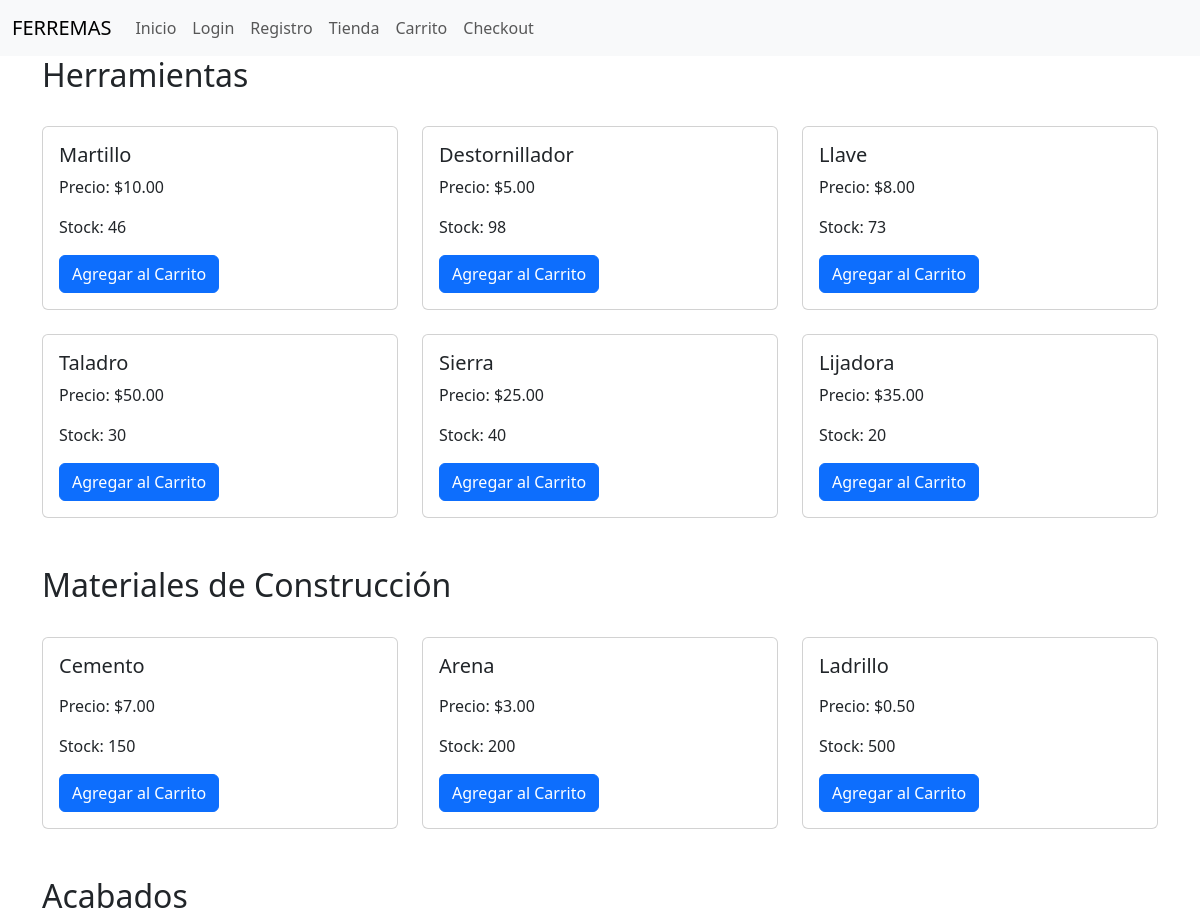
Before: /usuarios/tienda/ (upper part) with the older database file.
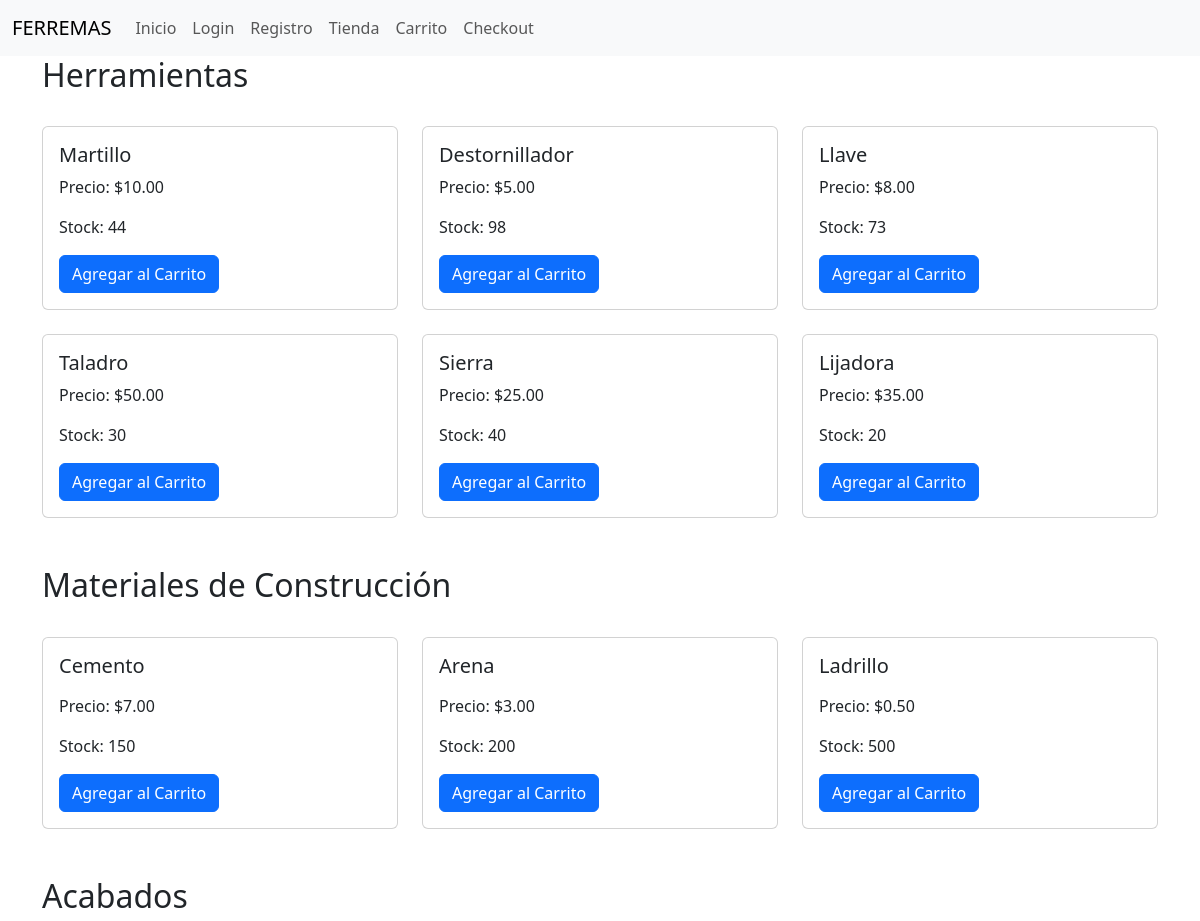
After: the same page with the newer database file.
### usuarios/models.py (models this page shows, shortened)
class Product(models.Model):
    product_id = models.CharField(max_length=100, unique=True)
    brand = models.CharField(max_length=50, default='Desconocida')
    name = models.CharField(max_length=200)
    price = models.DecimalField(max_digits=10, decimal_places=2)
    stock = models.IntegerField()
    category = models.CharField(max_length=50, default='Otros')

### usuarios/views.py (the view)
# urls.py: path('tienda/', tienda_view, name='tienda'),
def tienda_view(request):
    tools = Product.objects.filter(category='Herramientas')
    materials = Product.objects.filter(category='Materiales de Construcción')
    finishes = Product.objects.filter(category='Acabados')
    safety = Product.objects.filter(category='Equipos de Seguridad')
    others = Product.objects.filter(category='Otros')
    return render(request, 'tienda.html', {
        'tools': tools,
        'materials': materials,
        'finishes': finishes,
        'safety': safety,
        'others': others,
    })

### usuarios/templates/tienda.html (shortened to what this page needs)
{% extends 'inicioGeneralBase.html' %}
{% block content %}
<div class="row">
    <div class="col-12 mb-4">
        <h2>Herramientas</h2>
    </div>
    {% for product in tools %}
    <div class="col-md-4">
        <div class="card mb-4">
            <div class="card-body">
                <h5 class="card-title">{{ product.name }}</h5>
                <p class="card-text">Precio: ${{ product.price }}</p>
                <p class="card-text">Stock: <span id="stock-{{ product.id }}">{{ product.stock }}</span></p>
                <button onclick="addToCart('{{ product.id }}')" class="btn btn-primary">Agregar al Carrito</button>
            </div>
        </div>
    </div>
    {% endfor %}
</div>
<div class="row mt-4">
    <div class="col-12 mb-4">
        <h2>Materiales de Construcción</h2>
    </div>
    {% for product in materials %}
    <div class="col-md-4">
        <div class="card mb-4">
            <div class="card-body">
                <h5 class="card-title">{{ product.name }}</h5>
                <p class="card-text">Precio: ${{ product.price }}</p>
                <p class="card-text">Stock: <span id="stock-{{ product.id }}">{{ product.stock }}</span></p>
                <button onclick="addToCart('{{ product.id }}')" class="btn btn-primary">Agregar al Carrito</button>
            </div>
        </div>
    </div>
    {% endfor %}
</div>
<div class="row mt-4">
    <div class="col-12 mb-4">
        <h2>Acabados</h2>
    </div>
</div>
{% endblock %}

Changed rows visible on the page:
changed Product "Martillo": stock "46" → "44"
